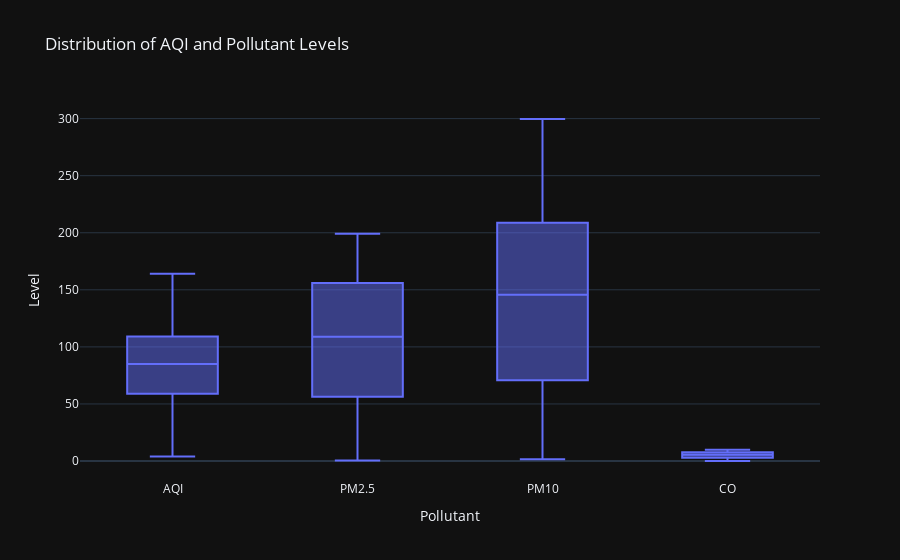

Source (notebook cell):
### Code cell
# Boxplot for AQI and Pollutants using Plotly
fig = px.box(df, y=['AQI', 'PM2.5', 'PM10', 'CO'], 
             title="Distribution of AQI and Pollutant Levels", 
             labels={"value": "Level", "variable": "Pollutant"})
fig.update_layout(template="plotly_dark")
fig.show()

### Figure 1 — Plotly figure (JSON) as saved in the notebook; plotly's stock layout.template omitted (floating-point values rounded to 4 significant figures; data arrays with more than 128 entries replaced by an {"elided": "..."} marker saying what was removed)
{"data": [{"alignmentgroup": "True", "hovertemplate": "Pollutant=%{x}<br>Level=%{y}<extra></extra>", "legendgroup": "", "marker": {"color": "#636efa"}, "name": "", "notched": false, "offsetgroup": "", "orientation": "v", "showlegend": false, "type": "box", "x": {"elided": "1460 str values"}, "x0": " ", "xaxis": "x", "y": {"elided": "1460 float values"}, "y0": " ", "yaxis": "y"}], "layout": {"boxmode": "group", "legend": {"tracegroupgap": 0}, "title": {"text": "Distribution of AQI and Pollutant Levels"}, "xaxis": {"anchor": "y", "domain": [0, 1], "title": {"text": "Pollutant"}}, "yaxis": {"anchor": "x", "domain": [0, 1], "title": {"text": "Level"}}}}
